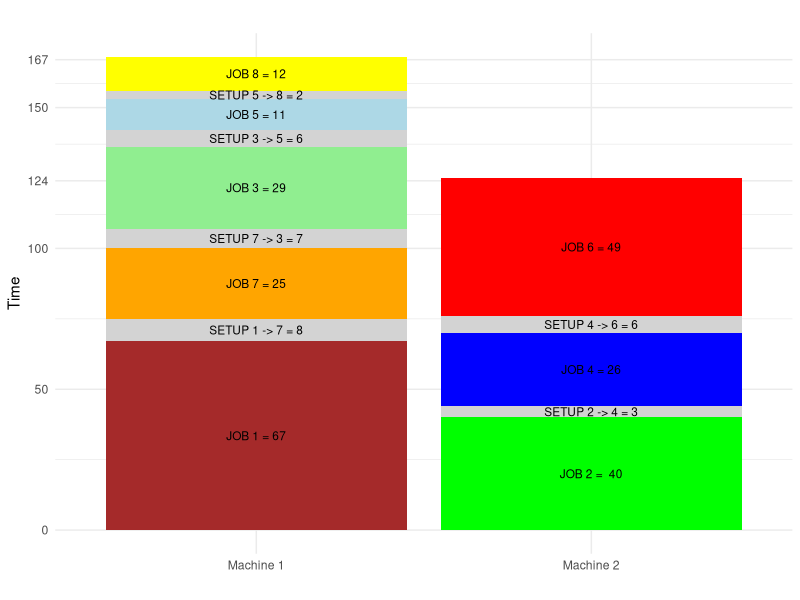

Source code (R):
library(ggplot2)

# Dados das tarefas e máquinas
tarefas <- c(1, 17, 7, 73, 3, 35, 5, 58, 8, 2, 24, 4, 46, 6)
tarefas <- c(8, 58, 5, 35, 3, 73, 7, 17, 1, 6, 46, 4, 24, 2)
maquina <- c(rep("Machine 1", 9), rep("Machine 2", 5))
tempo <- c(67, 8, 25, 7, 29, 6, 11, 2, 12, 40, 3, 26, 6, 49)
tempo <- c(12, 3, 11, 6, 29, 7, 25, 8, 67, 49, 6, 26, 4, 40)
setup <- c("1", "1 - 7", "7", "7 - 3", "3", "3 - 5", "5", "5 - 8", "8", "2", "2 - 4", "4", "4 - 6", "6")
setup <- c("JOB 8 = 12", "SETUP 5 -> 8 = 2", "JOB 5 = 11", "SETUP 3 -> 5 = 6", "JOB 3 = 29", "SETUP 7 -> 3 = 7", "JOB 7 = 25", "SETUP 1 -> 7 = 8", "JOB 1 = 67", "JOB 6 = 49", "SETUP 4 -> 6 = 6", "JOB 4 = 26", "SETUP 2 -> 4 = 3", "JOB 2 =  40")
#cores <- ifelse(tarefas %in% c(17, 73, 35, 58, 24, 46), "lightgrey", "blue")
#cores <- rainbow(14)
cores <- c("yellow", "lightgrey", "lightblue", "lightgrey", "lightgreen", "lightgrey", "orange", "lightgrey", "brown", "red",  "lightgrey", "blue", "lightgrey", "green")

# Criar um data frame com os dados
dados <- data.frame(tarefa = tarefas, maquina = maquina, tempo = tempo, setup = setup, cores =cores)

# Reordenar o fator das tarefas para corresponder à ordem desejada

dados$tarefa <- factor(dados$tarefa, levels = tarefas)
#dados$cores <- factor(dados$cores, levels = rev(cores))

valores_destacados <- c(124, 167)

# Criar o gráfico de colunas
ggplot(dados, aes(x = maquina, y = tempo, fill = tarefa)) +
  geom_col() +
  scale_fill_manual(values = cores) +
  labs(title = "",
       x = "",
       y = "Time") +
  theme_minimal() +
  theme(legend.position = "none") +
  geom_text(aes(label = setup), position = position_stack(vjust = 0.5), color = "black", size = 3) +
  scale_y_continuous(breaks = c(0, 50, 100, 124, 150, 167))


ma1 =  c(67, 8, 25, 7, 29, 6, 11, 2, 12)
ma2 = c(40, 3, 26, 6, 49)
